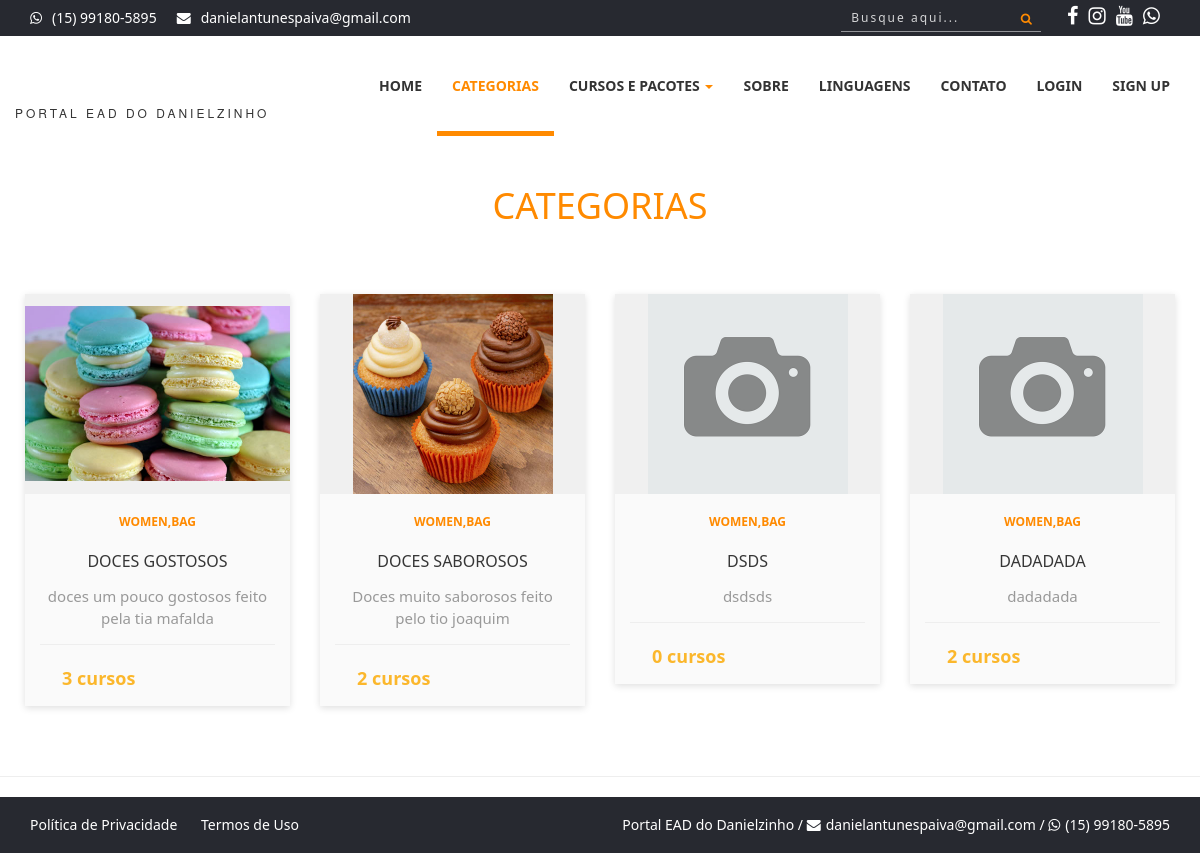
Page /categorias.php on the committed database.
### tables this page shows
CREATE TABLE `config` (
  `id` int(11) NOT NULL,
  `nome_sistema` varchar(50) NOT NULL,
  `email_sistema` varchar(50) NOT NULL,
  `tel_sistema` varchar(20) NOT NULL,
  `cnpj_sistema` varchar(25) DEFAULT NULL,
  `tipo_chave_pix` varchar(25) DEFAULT NULL,
  `chave_pix` varchar(100) DEFAULT NULL,
  `logo` varchar(20) NOT NULL,
  `icone` varchar(20) NOT NULL,
  `logo_rel` varchar(20) NOT NULL,
  `qrcode_pix` varchar(20) DEFAULT NULL,
  `facebook` varchar(120) DEFAULT NULL,
  `instagram` varchar(120) DEFAULT NULL,
  `youtube` varchar(120) DEFAULT NULL,
  `itens_pag` int(11) NOT NULL
);

CREATE TABLE `categorias` (
  `id` int(11) NOT NULL,
  `nome` varchar(50) NOT NULL,
  `descricao` varchar(50) NOT NULL,
  `foto` varchar(100) DEFAULT NULL
);

### sistema/conexao.php (called while the page is built, shortened)
<?php
$servidor = 'localhost';
$banco = 'portalead';
$usuario = 'root';
$senha = '';
$nome_sistema = 'Portal EAD do Danielzinho';
$email_sistema = 'danielantunespaiva@gmail.com';
$tel_sistema = '(15) 99180-5895';
try {
    $pdo = new PDO("mysql:dbname=$banco; host=$servidor", "$usuario", "$senha");
} catch (Throwable $th) {
    echo 'Erro ao conectar ao banco de dados! <br><br>' . $th;
}
$query = $pdo->query("SELECT * FROM config");
$res = $query->fetchAll(PDO::FETCH_ASSOC);
$total_reg = @count($res);
if ($total_reg == 0) {
    $pdo->query("INSERT into config SET nome_sistema = '$nome_sistema', email_sistema = '$email_sistema', tel_sistema = '$tel_sistema', logo = 'logo.png', icone = 'favicon.ico', logo_rel = 'logo.jpg', itens_pag = '12'");
} else {
    $nome_sistema = $res[0]['nome_sistema'];
    $email_sistema = $res[0]['email_sistema'];
    $facebook_sistema = $res[0]['facebook'];
    $instagram_sistema = $res[0]['instagram'];
    $youtube_sistema = $res[0]['youtube'];
}
?>

### categorias.php (the view, shortened to what this page needs)
<?php
require_once('cabecalho.php');
?>
<?php
$query = $pdo->query("SELECT * FROM categorias ORDER BY id asc");
$res = $query->fetchAll(PDO::FETCH_ASSOC);
$total_reg = @count($res);
if ($total_reg > 0) {
?>
    <section style="margin-top:50px;">
        <div class="section-heading text-center">
            <div class="col-md-12 col-xs-12">
                <h1><span>Categorias</span></h1>
            </div>
        </div>
        <div class="row" style="margin-left:10px; margin-right:10px;">
            <?php
            for ($i = 0; $i < $total_reg; $i++) {
                $id = $res[$i]['id'];
                $nome = $res[$i]['nome'];
                $descricao = $res[$i]['descricao'];
                $foto = $res[$i]['foto'];
                $query2 = $pdo->query("SELECT * FROM cursos WHERE categoria = '$id'");
                $res2 = $query2->fetchAll(PDO::FETCH_ASSOC);
                $cursos = @count($res2);
            ?>
                <div class="col-sm-3 col-xs-6">
                    <div class="product-card">
                        <div class="product-tumb">
                            <img src="sistema/painel-admin/img/categorias/<?php echo $foto ?>" alt="">
                        </div>
                        <div class="product-details" style="text-align:center">
                            <span class="product-catagory">Women,bag</span>
                            <h4><a href=""><?php echo $nome ?></a></h4>
                            <p><?php echo $descricao ?></p>
                            <div class="product-bottom-details">
                            <div class="product-price" ><?php echo $cursos ?> cursos</div>
                            </div>
                        </div>
                    </div>
                </div>
            <?php
            }
            ?>
        </div>
    </section>
<?php
}
?>
<hr>
<?php
require_once('rodape.php');
?>

### cabecalho.php (shortened to what this page needs)
<?php
require_once('sistema/conexao.php');
$index = '';
$categorias = '';
$cursos = '';
$url = basename($_SERVER['PHP_SELF'], '.php');
if($url == 'index') {
    $index = 'active';
} else if ($url == 'categorias') {
    $categorias = 'active';
} else if ($url == 'cursos' || $url = 'lista-cursos') {
    $cursos = 'active';
}
?>
<!DOCTYPE html>
<html>
<head>
    <link rel="stylesheet" href="https://cdnjs.cloudflare.com/ajax/libs/font-awesome/4.5.0/css/font-awesome.min.css">
    <link rel="stylesheet" href="scss/main.css">
    <link rel="stylesheet" href="scss/skin.css">
    <link rel="stylesheet" href="scss/card.css">
</head>
<body id="wrapper">
    <section id="top-header">
        <div class="container">
            <div class="row">
                <div class="col-md-7 col-sm-7 col-xs-7 top-header-links">
                    <ul class="contact_links">
                        <li><i class="fa fa-whatsapp"></i><a href="http://api.whatsapp.com/send?1=pt_BR&phone=55<?php echo $tel_sistema ?>" target="_blank"><?php echo $tel_sistema ?></a></li>
                        <li><i class="fa fa-envelope"></i><a href="#"><?php echo $email_sistema ?></a></li>
                    </ul>
                </div>
                <div class="col-md-5 col-sm-12 col-xs-12 social">
                    <ul class="social_links">
                        <li><a href="<?php echo $facebook_sistema ?>" title="Nossa Página no Facebook" target="_blank"><i class="fa fa-facebook"></i></a></li>
                        <li><a href="<?php echo $instagram_sistema ?>" title="Nossa Página no Instagram" target="_blank"><i class="fa fa-instagram"></i></a></li>
                        <li><a href="<?php echo $youtube_sistema ?>" title="Nosso canal no Youtube" target="_blank"><i class="fa fa-youtube"></i></a></li>
                        <li><a href="http://api.whatsapp.com/send?1=pt_BR&phone=55<?php echo $tel_sistema ?>" title="Chamar no Whatsapp" target="_blank"><i class="fa fa-whatsapp"></i></a></li>
                    </ul>
                    <div class="search-box social_links">
                        <button class="btn-search"><i class="fa fa-search"></i></button>
                        <input type="text" class="input-search" placeholder="Busque aqui...">
                    </div>
                </div>
            </div>
        </div>
    </section>
    <header>
        <nav class="navbar navbar-inverse">
            <div class="container">
                <div class="row">
                    <div class="navbar-header">
                        <a class="navbar-brand" href="index.php">
                            <h1> <img src="sistema/img/logo.png" alt="" width="60px">
                            </h1><span><?php echo $nome_sistema ?></span>
                        </a>
                    </div>
                    <div id="navbar" class="collapse navbar-collapse navbar-right">
                        <ul class="nav navbar-nav">
                            <li class="<?php echo $index ?>"><a href="index.php">Home</a></li>
                            <li class="<?php echo $categorias ?>"><a href="categorias.php">Categorias</a></li>
                            <li class="dropdown <?php echo $cursos ?>">
                                <a href="#" class="dropdown-toggle" data-toggle="dropdown" role="button" aria-haspopup="true" aria-expanded="false">Cursos e Pacotes <span class="caret"></span></a>
                            </li>
                            <li><a href="sobre.php">Sobre</a></li>
                            <li><a href="linguagens.php">Linguagens</a></li>
                            <li><a href="contatos.php">Contato</a></li>
                            <li><a href="sistema">Login</a></li>
                            <li><a href="registration.html">Sign Up</a></li>
                        </ul>
                    </div>
                </div>
            </div>
        </nav>
    </header>

### rodape.php (shortened to what this page needs)
<?php
require_once('sistema/conexao.php');
?>
<section id="bottom-footer">
    <div class="container">
        <div class="row">
            <div class="col-md-6 col-sm-6 col-xs-12 btm-footer-links">
                <a href="politica.php">Política de Privacidade</a>
                <a href="termos.php">Termos de Uso</a>
            </div>
            <div class="col-md-6 col-sm-6 col-xs-12 copyright">
                <?php echo $nome_sistema ?> / <i class="fa fa-envelope" style="color:#FFF; margin-right:5px"> </i><a href="#" style="color:#FFF"><?php echo $email_sistema ?></a> / <i class="fa fa-whatsapp" style="color:#FFF; margin-right:5px"></i><a href="http://api.whatsapp.com/send?1=pt_BR&phone=55<?php echo $tel_sistema ?>" target="_blank" style="color:#FFF"><?php echo $tel_sistema ?></a>
            </div>
        </div>
    </div>
</section>
</html>

### scss/card.css (style rules this page uses)
* { -webkit-box-sizing: border-box; box-sizing: border-box; margin: 0; padding: 0; }
.product-card { width: 100%; position: relative; box-shadow: 0 2px 7px #dfdfdf; margin: 50px auto; background: #fafafa; }
.product-tumb { display: flex; align-items: center; justify-content: center; height: 200px; padding: 0px; background: #f0f0f0; }
.product-tumb img { max-width: 100%; max-height: 100%; }
.product-details { padding: 15px; }
.product-catagory { display: block; font-size: 12px; font-weight: 700; text-transform: uppercase; color: #ccc; margin-bottom: 18px; }
.product-details h4 a { font-weight: 500; display: block; margin-bottom: 15px; text-transform: uppercase; color: #363636; text-decoration: none; transition: 0.3s; text-align: center; font-size:16px; }
.product-details p { font-size: 15px; line-height: 22px; margin-bottom: 15px; color: #999; text-align: center; }
.product-bottom-details { overflow: hidden; border-top: 1px solid #eee; padding-top: 20px; }
.product-bottom-details div { float: left; width: 50%; }
.product-price { font-size: 18px; color: #fbb72c; font-weight: 600; }

### rows in the picture
config: email_sistema "danielantunespaiva@gmail.com", nome_sistema "PORTAL EAD DO DANIELZINHO", nome_sistema "Portal EAD do Danielzinho"
categorias: foto (picture), nome "DOCES GOSTOSOS", descricao "doces um pouco gostosos feito pela tia mafalda", cursos "3"
categorias: foto (picture), nome "DOCES SABOROSOS", descricao "Doces muito saborosos feito pelo tio joaquim", cursos "2"
categorias: foto (picture), nome "DSDS", descricao "dsdsds", cursos "0"
categorias: foto (picture), nome "DADADADA", descricao "dadadada", cursos "2"

### other values in the picture
$tel_sistema "(15) 99180-5895"
